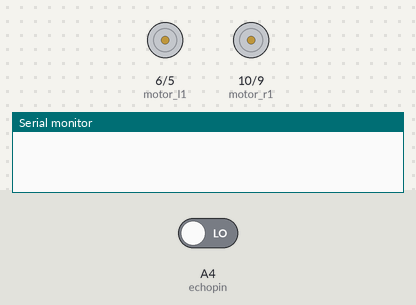
Simulated run of this sketch. Board: Arduino Uno, built with avr-gcc and run on an emulated ATmega328P. On the bench: motor-driver pin pairs drawn as motors (green arrow = first pin HIGH = forward, orange = second pin HIGH = backward, longer = more drive), the last lines printed to the serial monitor. The inputs (shaded band) are chosen by the test bench; at power-on: A4 (echopin) LOW.

Above: at 1.5 s.
At 2.17 s:
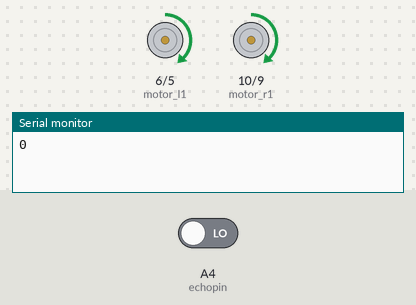
At 4.0 s:
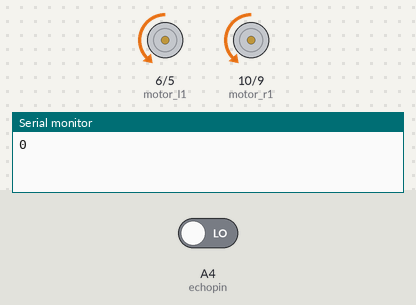
At 5.3 s:
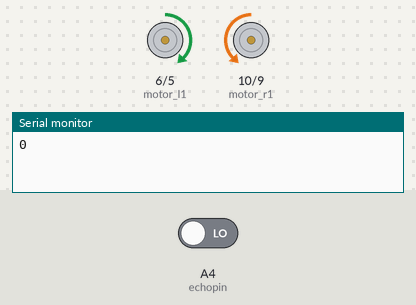
Timing chart, 0 to 6.5 s (numbered marks = the images above):
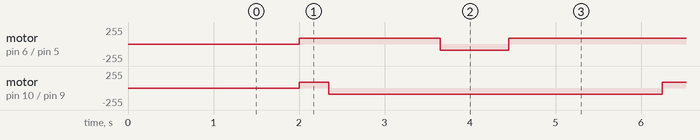

Measured:
- by itself, motor on pin 6 (motor_l1) / pin 5 (motor_l2): repeats every 4.3 s: backward 90/255 0.80 s, forward 90/255 3.5 s
- by itself, motor on pin 10 (motor_r1) / pin 9 (motor_r2): alternates forward 90/255 for 0.35 s and backward 90/255 for 3.9 s

The sketch:

botcode.ino
```cpp
#define echopin A4 // echo pin
#define trigpin A5 // Trigger pin


int motor_r2 = 9;
int motor_r1 = 10;

int motor_l2 = 5;
int motor_l1 = 6;


int speed = 118;
int turn = speed=90;
int  frontdist;
long duration;

int setdist= 18;

int L_S = A0; //sensor L
int R_S = A1; //sensor R


void setup(){

 pinMode(motor_l1, OUTPUT);
 pinMode(motor_l2, OUTPUT);

 pinMode(motor_r1, OUTPUT);
 pinMode(motor_r2, OUTPUT);

 pinMode (trigpin, OUTPUT);
 pinMode (echopin, INPUT);

 pinMode(L_S, INPUT);
 pinMode(R_S, INPUT);

 Serial.begin(9600);
 delay(1000);
 }

void loop(){
frontdist = data();
Serial.println(frontdist);

if(frontdist>setdist){
if ((digitalRead(L_S) == 0)&&(digitalRead(R_S) == 0)){forward();}
if ((digitalRead(L_S) == 0)&&(digitalRead(R_S) == 1)){turnRight();}
if ((digitalRead(L_S) == 1)&&(digitalRead(R_S) == 0)){turnLeft();}
if ((digitalRead(L_S) == 1)&&(digitalRead(R_S) == 1)){stop();}
}else{

turnLeft();
delay(350);
forward();
delay(1300);
turnRight();
delay(800);
forward();
delay(800);

}

}

long data(){
 digitalWrite(trigpin,LOW);
 delayMicroseconds(2);
 digitalWrite(trigpin,HIGH);
 delayMicroseconds(10);
 duration=pulseIn (echopin,HIGH);
 return duration / 29 / 2;
}

void stop(){
 analogWrite(motor_l1, 0);
 analogWrite(motor_l2, 0);
 analogWrite(motor_r1, 0);
 analogWrite(motor_r2, 0);
}

void forward(){
 analogWrite(motor_l1, speed);
 analogWrite(motor_l2, 0);
 analogWrite(motor_r1, 0);
 analogWrite(motor_r2, speed);
}

void backward(){
 analogWrite(motor_l1, 0);
 analogWrite(motor_l2, speed);
 analogWrite(motor_r1, speed);
 analogWrite(motor_r2, 0);
}


void turnRight(){
analogWrite(motor_l1, 0);
analogWrite(motor_l2, turn);
analogWrite(motor_r1, 0);
analogWrite(motor_r2, turn);
}

void turnLeft(){
analogWrite(motor_l1, turn);
analogWrite(motor_l2, 0);
analogWrite(motor_r1, turn);
analogWrite(motor_r2, 0);
}
```
